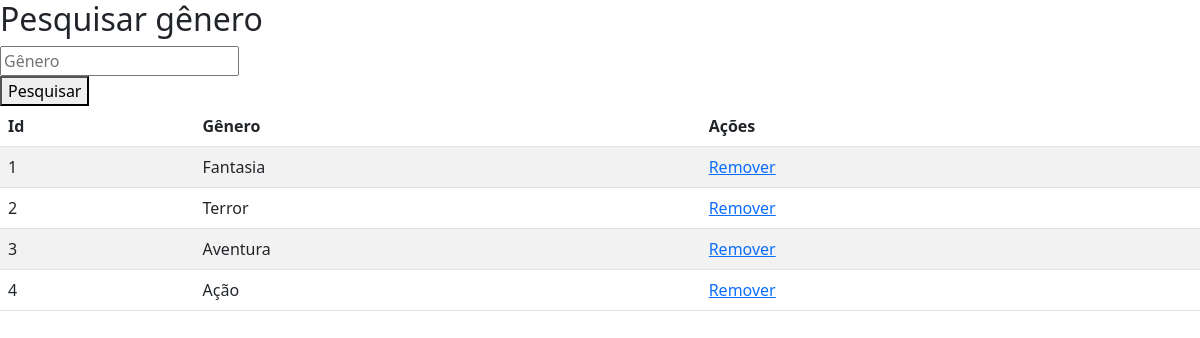
Before: /filme-genero/genero-lista.php with the older database file.
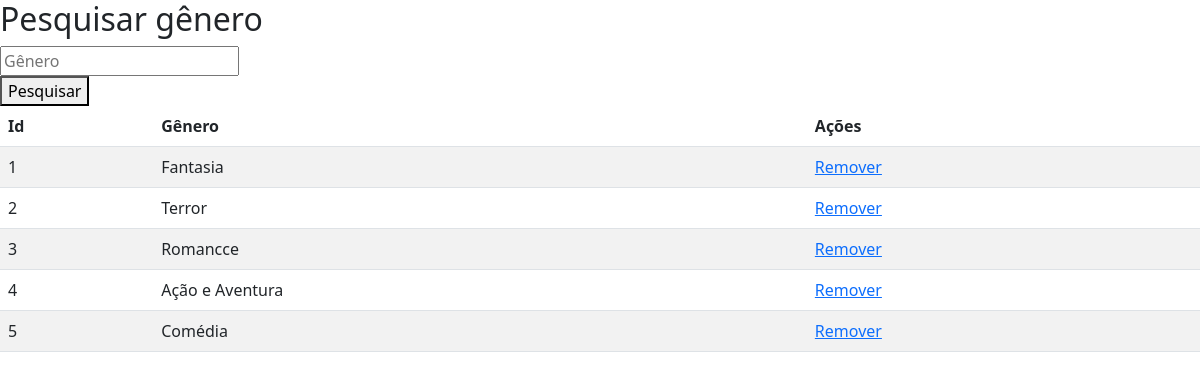
After: the same page with the newer database file.
### tables this page shows
CREATE TABLE IF NOT EXISTS `genero` (
  `id_genero` int NOT NULL AUTO_INCREMENT,
  `Genero` varchar(250) NOT NULL,
  PRIMARY KEY (`id_genero`)
);

### filme-genero/genero-lista.php (the view, shortened to what this page needs)
<?php include("conexao.php"); ?>
<!DOCTYPE html>
<html lang="en">
<head>
    <link href="https://cdn.jsdelivr.net/npm/bootstrap@5.3.0-alpha3/dist/css/bootstrap.min.css" rel="stylesheet">
</head>
<body>
<section>
  <div>
  <h2>Pesquisar gênero</h2>
  </div>
  <form method="post">
    <div>
      <input type="text" placeholder="Gênero" name="txPesquisar" required />
    </div>
    <div>
      <button> Pesquisar </button>
    </div>
    </form>
  </section>
    <section>
        <table class="table table-striped">
            <thead>
            <tr>
                <th scope="col">Id</th>
                <th scope="col">Gênero</th>
                <th scope="col">Ações</th>
            </tr>
            </thead>
            <tbody>
            <?php
          if(isset($_POST['txPesquisar'])){
            $nome = $_POST['txPesquisar'];
            $stmt = $pdo -> prepare("SELECT * FROM genero where Genero = '$nome'");
          }else{
            $stmt = $pdo->prepare("select * from genero");
          }
          $stmt ->execute();
                while($row = $stmt ->fetch(PDO::FETCH_BOTH)){
                  echo "<tr class='celula'>";
                    echo "<td> $row[0] </td>";
                    echo "<td> $row[1] </td>";
                    echo "<td>
                            <a href='genero-remover.php?id=$row[0]'> Remover </a>
                          </td>";
                  echo "</tr>";
                }
            ?>
            </tbody>
        </table>
    </section>
</body>
</html>

Changed rows visible on the page:
changed genero id 3: Genero "Aventura" → "Romancce"
changed genero id 4: Genero "Ação" → "Ação e Aventura"
added genero: id_genero "5", Genero "Comédia"
